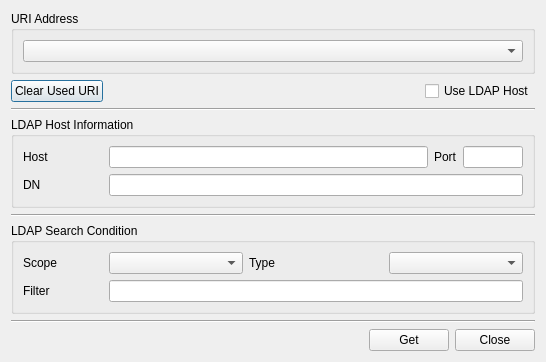
<?xml version="1.0" encoding="UTF-8"?>
<ui version="4.0">
 <class>GetURIDlg</class>
 <widget class="QDialog" name="GetURIDlg">
  <property name="geometry">
   <rect>
    <x>0</x>
    <y>0</y>
    <width>538</width>
    <height>355</height>
   </rect>
  </property>
  <property name="windowTitle">
   <string>get data from ldap</string>
  </property>
  <layout class="QVBoxLayout" name="verticalLayout">
   <item>
    <widget class="QGroupBox" name="mURIAddrGroup">
     <property name="title">
      <string>URI Address</string>
     </property>
     <layout class="QVBoxLayout" name="verticalLayout_2">
      <item>
       <widget class="QComboBox" name="mURICombo">
        <property name="minimumSize">
         <size>
          <width>500</width>
          <height>0</height>
         </size>
        </property>
        <property name="maximumSize">
         <size>
          <width>700</width>
          <height>16777215</height>
         </size>
        </property>
       </widget>
      </item>
     </layout>
    </widget>
   </item>
   <item>
    <layout class="QGridLayout" name="gridLayout_6">
     <item row="0" column="0">
      <widget class="QPushButton" name="mClearUsedURIBtn">
       <property name="text">
        <string>Clear Used URI</string>
       </property>
      </widget>
     </item>
     <item row="0" column="2">
      <widget class="QCheckBox" name="mUseLDAPCheck">
       <property name="maximumSize">
        <size>
         <width>16777215</width>
         <height>16777215</height>
        </size>
       </property>
       <property name="text">
        <string>Use LDAP Host</string>
       </property>
      </widget>
     </item>
     <item row="0" column="1">
      <spacer name="horizontalSpacer_2">
       <property name="orientation">
        <enum>Qt::Horizontal</enum>
       </property>
       <property name="sizeHint" stdset="0">
        <size>
         <width>40</width>
         <height>20</height>
        </size>
       </property>
      </spacer>
     </item>
    </layout>
   </item>
   <item>
    <widget class="Line" name="line">
     <property name="orientation">
      <enum>Qt::Horizontal</enum>
     </property>
    </widget>
   </item>
   <item>
    <widget class="QGroupBox" name="mLDAPHostGroup">
     <property name="title">
      <string>LDAP Host Information</string>
     </property>
     <layout class="QVBoxLayout" name="verticalLayout_3">
      <item>
       <layout class="QGridLayout" name="gridLayout">
        <item row="0" column="0">
         <widget class="QLabel" name="label_3">
          <property name="minimumSize">
           <size>
            <width>80</width>
            <height>0</height>
           </size>
          </property>
          <property name="maximumSize">
           <size>
            <width>80</width>
            <height>16777215</height>
           </size>
          </property>
          <property name="text">
           <string>Host</string>
          </property>
         </widget>
        </item>
        <item row="0" column="3">
         <widget class="QLineEdit" name="mLDAPPortText">
          <property name="maximumSize">
           <size>
            <width>60</width>
            <height>16777215</height>
           </size>
          </property>
         </widget>
        </item>
        <item row="0" column="2">
         <widget class="QLabel" name="label_4">
          <property name="text">
           <string>Port</string>
          </property>
         </widget>
        </item>
        <item row="0" column="1">
         <widget class="QLineEdit" name="mLDAPHostText"/>
        </item>
        <item row="1" column="0">
         <widget class="QLabel" name="label_7">
          <property name="minimumSize">
           <size>
            <width>80</width>
            <height>0</height>
           </size>
          </property>
          <property name="text">
           <string>DN</string>
          </property>
         </widget>
        </item>
        <item row="1" column="1" colspan="3">
         <widget class="QLineEdit" name="mDNText"/>
        </item>
       </layout>
      </item>
     </layout>
    </widget>
   </item>
   <item>
    <widget class="Line" name="line_2">
     <property name="orientation">
      <enum>Qt::Horizontal</enum>
     </property>
    </widget>
   </item>
   <item>
    <widget class="QGroupBox" name="mLDAPSearchGroup">
     <property name="title">
      <string>LDAP Search Condition</string>
     </property>
     <layout class="QVBoxLayout" name="verticalLayout_4">
      <item>
       <layout class="QGridLayout" name="gridLayout_2">
        <item row="1" column="0">
         <widget class="QLabel" name="label_6">
          <property name="minimumSize">
           <size>
            <width>80</width>
            <height>0</height>
           </size>
          </property>
          <property name="text">
           <string>Filter</string>
          </property>
         </widget>
        </item>
        <item row="0" column="3">
         <widget class="QComboBox" name="mTypeCombo">
          <property name="sizePolicy">
           <sizepolicy hsizetype="Preferred" vsizetype="Expanding">
            <horstretch>0</horstretch>
            <verstretch>0</verstretch>
           </sizepolicy>
          </property>
         </widget>
        </item>
        <item row="0" column="2">
         <widget class="QLabel" name="label_8">
          <property name="minimumSize">
           <size>
            <width>80</width>
            <height>0</height>
           </size>
          </property>
          <property name="text">
           <string>Type</string>
          </property>
         </widget>
        </item>
        <item row="0" column="0">
         <widget class="QLabel" name="label">
          <property name="maximumSize">
           <size>
            <width>80</width>
            <height>16777215</height>
           </size>
          </property>
          <property name="text">
           <string>Scope</string>
          </property>
         </widget>
        </item>
        <item row="0" column="1">
         <widget class="QComboBox" name="mScopeCombo"/>
        </item>
        <item row="1" column="1" colspan="3">
         <widget class="QLineEdit" name="mFilterText"/>
        </item>
       </layout>
      </item>
     </layout>
    </widget>
   </item>
   <item>
    <widget class="Line" name="line_3">
     <property name="orientation">
      <enum>Qt::Horizontal</enum>
     </property>
    </widget>
   </item>
   <item>
    <layout class="QHBoxLayout" name="horizontalLayout">
     <property name="topMargin">
      <number>0</number>
     </property>
     <item>
      <spacer name="horizontalSpacer">
       <property name="orientation">
        <enum>Qt::Horizontal</enum>
       </property>
       <property name="sizeHint" stdset="0">
        <size>
         <width>40</width>
         <height>20</height>
        </size>
       </property>
      </spacer>
     </item>
     <item>
      <widget class="QPushButton" name="mGetBtn">
       <property name="text">
        <string>Get</string>
       </property>
      </widget>
     </item>
     <item>
      <widget class="QPushButton" name="mCloseBtn">
       <property name="text">
        <string>Close</string>
       </property>
      </widget>
     </item>
    </layout>
   </item>
  </layout>
 </widget>
 <tabstops>
  <tabstop>mURICombo</tabstop>
  <tabstop>mClearUsedURIBtn</tabstop>
  <tabstop>mUseLDAPCheck</tabstop>
  <tabstop>mLDAPHostText</tabstop>
  <tabstop>mLDAPPortText</tabstop>
  <tabstop>mDNText</tabstop>
  <tabstop>mScopeCombo</tabstop>
  <tabstop>mTypeCombo</tabstop>
  <tabstop>mFilterText</tabstop>
  <tabstop>mGetBtn</tabstop>
  <tabstop>mCloseBtn</tabstop>
 </tabstops>
 <resources/>
 <connections/>
</ui>
